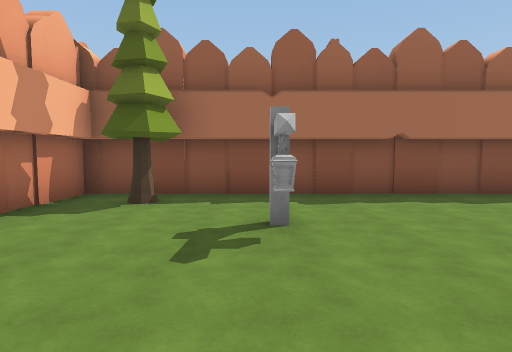
view 1 (above)

19 first-person views from a walk through a 3-D level made in the Unity game engine. The camera is 1.5 m above the floor, tilts 4° down and sees 80° across. The floor is counted in squares, 2 m on a side. Each view is taken from the middle of a square. On the plan, view 1 faces up. The plan holds only what a view shows up to about 10 squares ahead; the rest is blank. The place goes on beyond the plan. The player is left out. Some animated figures are not drawn.

view 2
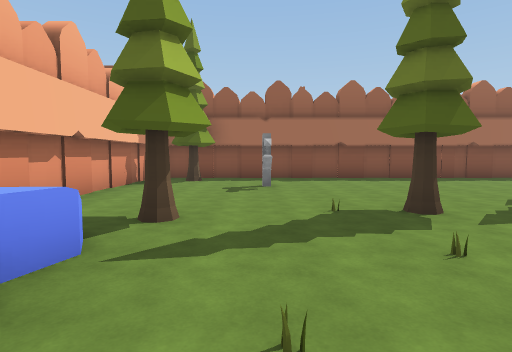

view 3
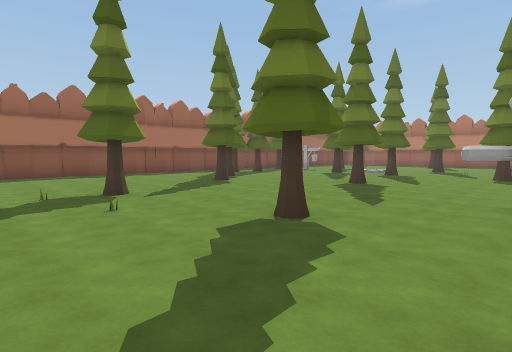

view 4
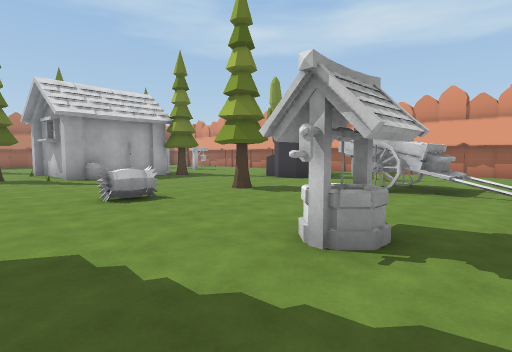

view 5
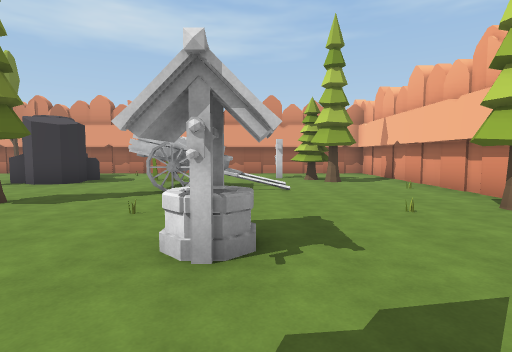

view 6
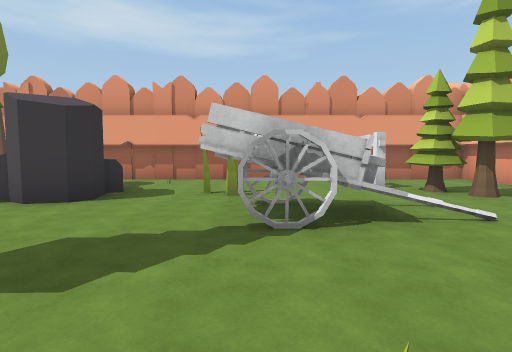

view 7
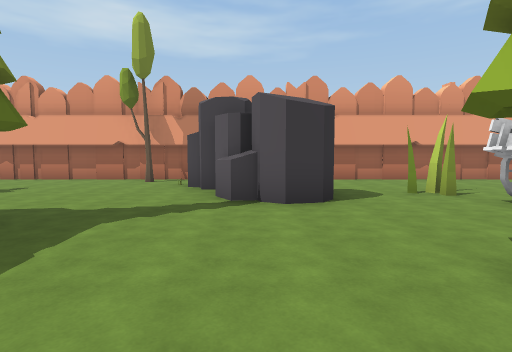

view 8
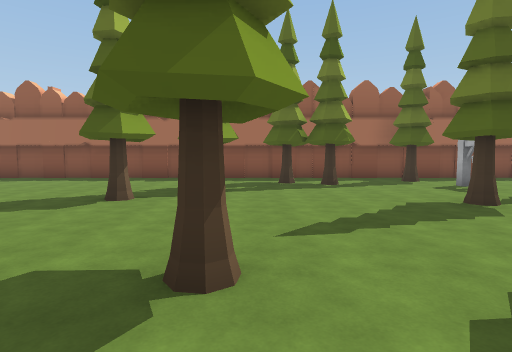

view 9
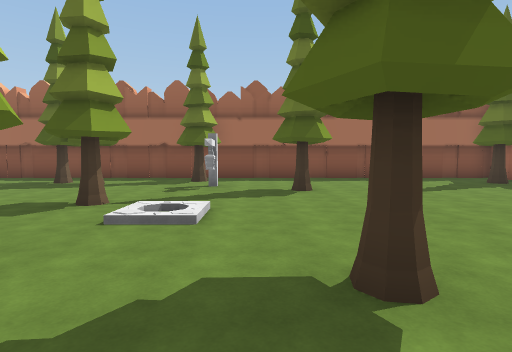

view 10
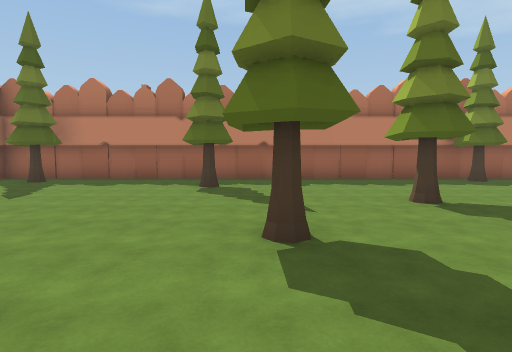

view 11
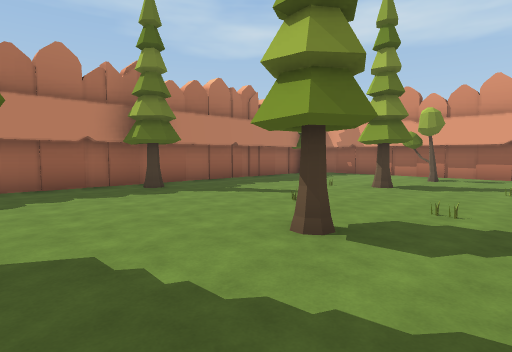

view 12
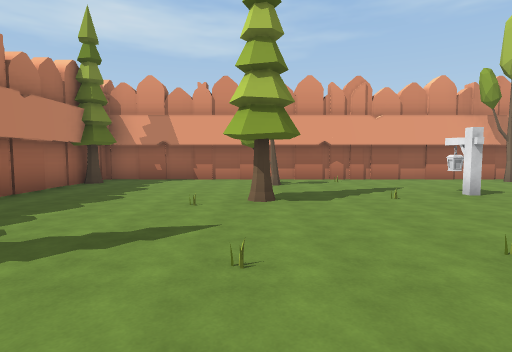

view 13
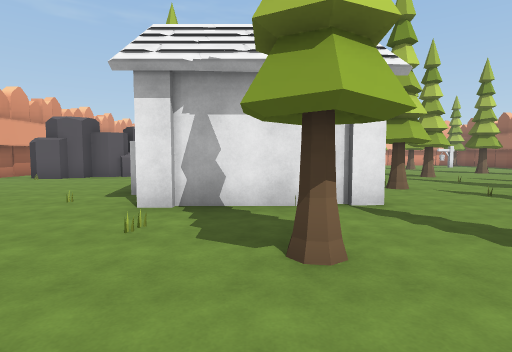

view 14
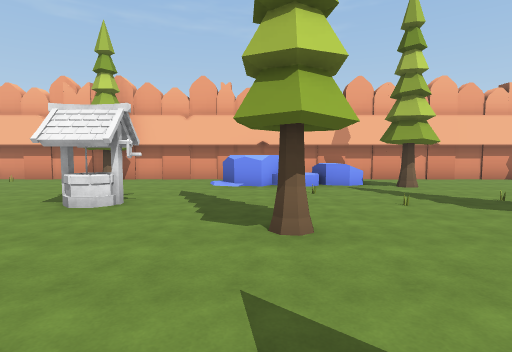

view 15
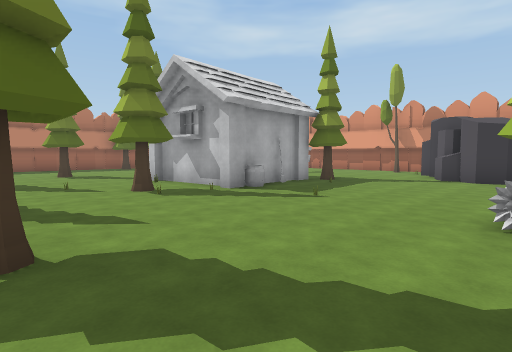

view 16
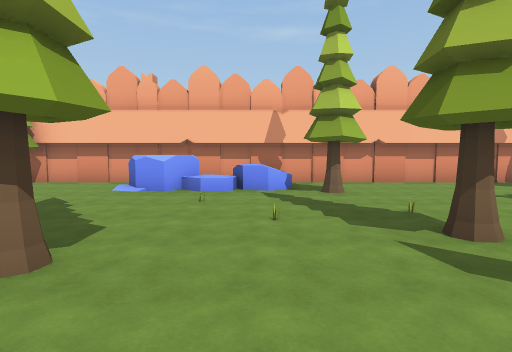

view 17
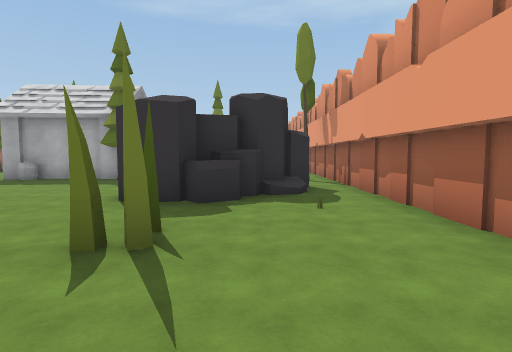

view 18
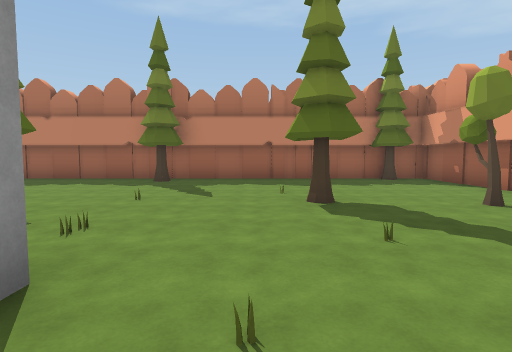

view 19
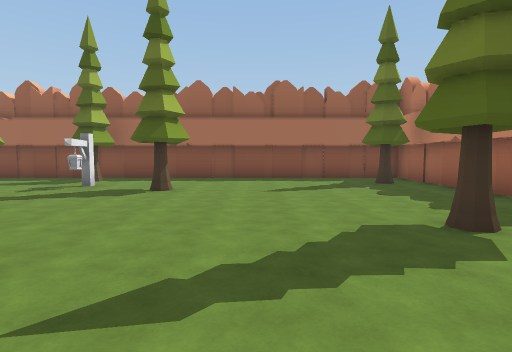

### Floor plan
Points are (right, up) in squares from view 1. A wall is a line through its corners. A room is listed if a view was taken in it or the views show most of it. See-through windows are left out.
Room 1 (views 1, 2, 3, 4, 5, 6, 7, 8, 9, 10, 11, 12, 13, 14, 15, 16, 17, 18, 19)
walls: (10.8, -6.6) (13.3, -6.4); (10.6, -9.2) (10.4, -6.8); (13.6, -6) (13.6, -6.6); (10.4, -9.8) (10.4, -9.1); (13.6, -7.2) (13.6, -9.8); (6.9, -11.8) (7.1, -12.4); (7.4, -12.5) (7.8, -13); (6.3, -13) (5.9, -12.8) (5.7, -12.1) (5.9, -11.8) (6.5, -11.6) (7.2, -12) (7.4, -11.9) (7.7, -12.5); (8.1, -13.4) (8.3, -14) (8.6, -14) (8.6, -14.7) (8.1, -15.3) (7.4, -14.7); (6.9, -13.7) (6.7, -12.9); (6, -13.8) (5.7, -13.1) (5.9, -12.9); (7, -14.2) (6.5, -14) (6.4, -13.4); (7.2, -14.6) (6.9, -14); (-1.7, -3.5) (-1.2, -3.9) (-1.4, -4.5) (-1.9, -4.9); (-3.3, 5.9) (-3.3, -16.2) (21.6, -16.2) (21.6, 5.9) (-3.3, 5.9)
low walls: (-1.5, -1.3) (-1.3, -1.7) (-1.5, -2.3) (-2, -2.5)
objects: other object (-3, -8); other object (-2, -11); other object (-2, 5); other object (-1, -13); other object (-1, -8); other object (-1, 0); other object (0, -14); other object (0, -13); other object (0, -3); other object (0, 3); other object (1, -12) to (3, -10); other object (1, -7) to (1, -6); other object (1, -2); other object (1, 0); other object (2, 0); other object (3, -13) to (4, -13); other object (3, -8); other object (3, -4); other object (5, -15); other object (5, -9); other object (5, -6); other object (6, 1); other object (7, 2); other object (8, -7); other object (8, -2); other object (9, -15); other object (9, -9); other object (9, 4); other object (10, -15); other object (10, -10); other object (10, -7); other object (10, -6); other object (10, -5); other object (10, 4); other object (11, -5); other object (11, -2); other object (11, 1); other object (12, -10); other object (12, -4); other object (12, 5); other object (13, -13); other object (13, -11); other object (13, 3); other object (15, -12); other object (15, -9); other object (15, -2); other object (15, 2); other object (16, -8); other object (17, -15); other object (17, -12); other object (17, -9); other object (17, -5); other object (18, -12); other object (19, -1); other object (20, 4); other object (21, -15); other object (21, -8)

Positions as (right, up) in squares from view 1, and headings:
1: (0, 0), facing up
2: (0, -4), facing up
3: (0, -6), facing up-right
4: (0, -4), facing down-right
5: (1, -4), facing down
6: (3, -7), facing down
7: (7, -7), facing down
8: (8, -4), facing up
9: (14, -4), facing up
10: (12, -2), facing right
11: (14, -5), facing down-right
12: (17, -7), facing down
13: (18, -8), facing left
14: (6, -4), facing left
15: (5, -2), facing down-right
16: (5, -2), facing left
17: (1, -14), facing right
18: (12, -11), facing right
19: (17, -4), facing up
